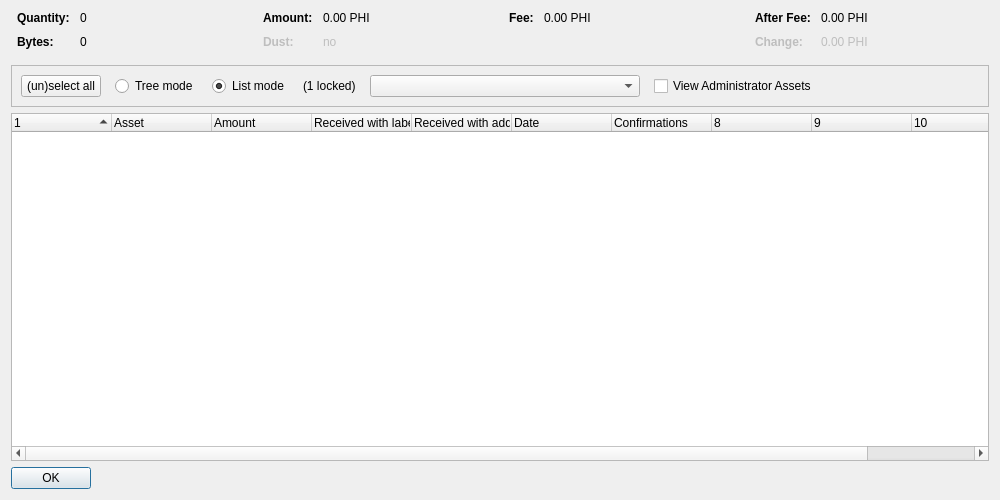
<?xml version="1.0" encoding="UTF-8"?>
<ui version="4.0">
 <class>AssetControlDialog</class>
 <widget class="QDialog" name="AssetControlDialog">
  <property name="geometry">
   <rect>
    <x>0</x>
    <y>0</y>
    <width>1000</width>
    <height>500</height>
   </rect>
  </property>
  <property name="windowTitle">
   <string>Asset Selection</string>
  </property>
  <layout class="QVBoxLayout" name="verticalLayout">
   <item>
    <layout class="QHBoxLayout" name="horizontalLayoutTop" stretch="0,0,0,0">
     <property name="topMargin">
      <number>0</number>
     </property>
     <property name="bottomMargin">
      <number>10</number>
     </property>
     <item>
      <layout class="QFormLayout" name="formLayoutAssetControl1">
       <property name="horizontalSpacing">
        <number>10</number>
       </property>
       <property name="verticalSpacing">
        <number>10</number>
       </property>
       <property name="leftMargin">
        <number>6</number>
       </property>
       <property name="rightMargin">
        <number>6</number>
       </property>
       <item row="0" column="0">
        <widget class="QLabel" name="labelAssetControlQuantityText">
         <property name="font">
          <font>
           <weight>75</weight>
           <bold>true</bold>
          </font>
         </property>
         <property name="text">
          <string>Quantity:</string>
         </property>
        </widget>
       </item>
       <item row="0" column="1">
        <widget class="QLabel" name="labelAssetControlQuantity">
         <property name="cursor">
          <cursorShape>IBeamCursor</cursorShape>
         </property>
         <property name="contextMenuPolicy">
          <enum>Qt::ActionsContextMenu</enum>
         </property>
         <property name="text">
          <string notr="true">0</string>
         </property>
         <property name="textInteractionFlags">
          <set>Qt::LinksAccessibleByMouse|Qt::TextSelectableByKeyboard|Qt::TextSelectableByMouse</set>
         </property>
        </widget>
       </item>
       <item row="1" column="0">
        <widget class="QLabel" name="labelAssetControlBytesText">
         <property name="font">
          <font>
           <weight>75</weight>
           <bold>true</bold>
          </font>
         </property>
         <property name="text">
          <string>Bytes:</string>
         </property>
        </widget>
       </item>
       <item row="1" column="1">
        <widget class="QLabel" name="labelAssetControlBytes">
         <property name="cursor">
          <cursorShape>IBeamCursor</cursorShape>
         </property>
         <property name="contextMenuPolicy">
          <enum>Qt::ActionsContextMenu</enum>
         </property>
         <property name="text">
          <string notr="true">0</string>
         </property>
         <property name="textInteractionFlags">
          <set>Qt::LinksAccessibleByMouse|Qt::TextSelectableByKeyboard|Qt::TextSelectableByMouse</set>
         </property>
        </widget>
       </item>
      </layout>
     </item>
     <item>
      <layout class="QFormLayout" name="formLayoutAssetControl2">
       <property name="horizontalSpacing">
        <number>10</number>
       </property>
       <property name="verticalSpacing">
        <number>10</number>
       </property>
       <property name="leftMargin">
        <number>6</number>
       </property>
       <property name="rightMargin">
        <number>6</number>
       </property>
       <item row="0" column="0">
        <widget class="QLabel" name="labelAssetControlAmountText">
         <property name="font">
          <font>
           <weight>75</weight>
           <bold>true</bold>
          </font>
         </property>
         <property name="text">
          <string>Amount:</string>
         </property>
        </widget>
       </item>
       <item row="0" column="1">
        <widget class="QLabel" name="labelAssetControlAmount">
         <property name="cursor">
          <cursorShape>IBeamCursor</cursorShape>
         </property>
         <property name="contextMenuPolicy">
          <enum>Qt::ActionsContextMenu</enum>
         </property>
         <property name="text">
          <string notr="true">0.00 PHI</string>
         </property>
         <property name="textInteractionFlags">
          <set>Qt::LinksAccessibleByMouse|Qt::TextSelectableByKeyboard|Qt::TextSelectableByMouse</set>
         </property>
        </widget>
       </item>
       <item row="1" column="0">
        <widget class="QLabel" name="labelAssetControlLowOutputText">
         <property name="enabled">
          <bool>false</bool>
         </property>
         <property name="font">
          <font>
           <weight>75</weight>
           <bold>true</bold>
          </font>
         </property>
         <property name="text">
          <string>Dust:</string>
         </property>
        </widget>
       </item>
       <item row="1" column="1">
        <widget class="QLabel" name="labelAssetControlLowOutput">
         <property name="enabled">
          <bool>false</bool>
         </property>
         <property name="cursor">
          <cursorShape>IBeamCursor</cursorShape>
         </property>
         <property name="contextMenuPolicy">
          <enum>Qt::ActionsContextMenu</enum>
         </property>
         <property name="text">
          <string notr="true">no</string>
         </property>
         <property name="textInteractionFlags">
          <set>Qt::LinksAccessibleByMouse|Qt::TextSelectableByKeyboard|Qt::TextSelectableByMouse</set>
         </property>
        </widget>
       </item>
      </layout>
     </item>
     <item>
      <layout class="QFormLayout" name="formLayoutAssetControl3">
       <property name="horizontalSpacing">
        <number>10</number>
       </property>
       <property name="verticalSpacing">
        <number>10</number>
       </property>
       <property name="leftMargin">
        <number>6</number>
       </property>
       <property name="rightMargin">
        <number>6</number>
       </property>
       <item row="0" column="0">
        <widget class="QLabel" name="labelAssetControlFeeText">
         <property name="font">
          <font>
           <weight>75</weight>
           <bold>true</bold>
          </font>
         </property>
         <property name="text">
          <string>Fee:</string>
         </property>
        </widget>
       </item>
       <item row="0" column="1">
        <widget class="QLabel" name="labelAssetControlFee">
         <property name="cursor">
          <cursorShape>IBeamCursor</cursorShape>
         </property>
         <property name="contextMenuPolicy">
          <enum>Qt::ActionsContextMenu</enum>
         </property>
         <property name="text">
          <string notr="true">0.00 PHI</string>
         </property>
         <property name="textInteractionFlags">
          <set>Qt::LinksAccessibleByMouse|Qt::TextSelectableByKeyboard|Qt::TextSelectableByMouse</set>
         </property>
        </widget>
       </item>
      </layout>
     </item>
     <item>
      <layout class="QFormLayout" name="formLayoutAssetControl4">
       <property name="horizontalSpacing">
        <number>10</number>
       </property>
       <property name="verticalSpacing">
        <number>10</number>
       </property>
       <property name="leftMargin">
        <number>6</number>
       </property>
       <property name="rightMargin">
        <number>6</number>
       </property>
       <item row="0" column="0">
        <widget class="QLabel" name="labelAssetControlAfterFeeText">
         <property name="font">
          <font>
           <weight>75</weight>
           <bold>true</bold>
          </font>
         </property>
         <property name="text">
          <string>After Fee:</string>
         </property>
        </widget>
       </item>
       <item row="0" column="1">
        <widget class="QLabel" name="labelAssetControlAfterFee">
         <property name="cursor">
          <cursorShape>IBeamCursor</cursorShape>
         </property>
         <property name="contextMenuPolicy">
          <enum>Qt::ActionsContextMenu</enum>
         </property>
         <property name="text">
          <string notr="true">0.00 PHI</string>
         </property>
         <property name="textInteractionFlags">
          <set>Qt::LinksAccessibleByMouse|Qt::TextSelectableByKeyboard|Qt::TextSelectableByMouse</set>
         </property>
        </widget>
       </item>
       <item row="1" column="0">
        <widget class="QLabel" name="labelAssetControlChangeText">
         <property name="enabled">
          <bool>false</bool>
         </property>
         <property name="font">
          <font>
           <weight>75</weight>
           <bold>true</bold>
          </font>
         </property>
         <property name="text">
          <string>Change:</string>
         </property>
        </widget>
       </item>
       <item row="1" column="1">
        <widget class="QLabel" name="labelAssetControlChange">
         <property name="enabled">
          <bool>false</bool>
         </property>
         <property name="cursor">
          <cursorShape>IBeamCursor</cursorShape>
         </property>
         <property name="contextMenuPolicy">
          <enum>Qt::ActionsContextMenu</enum>
         </property>
         <property name="text">
          <string notr="true">0.00 PHI</string>
         </property>
         <property name="textInteractionFlags">
          <set>Qt::LinksAccessibleByMouse|Qt::TextSelectableByKeyboard|Qt::TextSelectableByMouse</set>
         </property>
        </widget>
       </item>
      </layout>
     </item>
    </layout>
   </item>
   <item>
    <widget class="QFrame" name="frame">
     <property name="minimumSize">
      <size>
       <width>0</width>
       <height>40</height>
      </size>
     </property>
     <property name="frameShape">
      <enum>QFrame::StyledPanel</enum>
     </property>
     <property name="frameShadow">
      <enum>QFrame::Sunken</enum>
     </property>
     <layout class="QHBoxLayout" name="horizontalLayout">
      <item>
       <layout class="QHBoxLayout" name="horizontalLayoutPanel" stretch="0,0,0,0,0,0,0">
        <property name="spacing">
         <number>14</number>
        </property>
        <item>
         <widget class="QPushButton" name="pushButtonSelectAll">
          <property name="sizePolicy">
           <sizepolicy hsizetype="Maximum" vsizetype="Fixed">
            <horstretch>0</horstretch>
            <verstretch>0</verstretch>
           </sizepolicy>
          </property>
          <property name="text">
           <string>(un)select all</string>
          </property>
          <property name="autoDefault">
           <bool>false</bool>
          </property>
         </widget>
        </item>
        <item>
         <widget class="QRadioButton" name="radioTreeMode">
          <property name="sizePolicy">
           <sizepolicy hsizetype="Maximum" vsizetype="Fixed">
            <horstretch>0</horstretch>
            <verstretch>0</verstretch>
           </sizepolicy>
          </property>
          <property name="text">
           <string>Tree mode</string>
          </property>
         </widget>
        </item>
        <item>
         <widget class="QRadioButton" name="radioListMode">
          <property name="sizePolicy">
           <sizepolicy hsizetype="Maximum" vsizetype="Fixed">
            <horstretch>0</horstretch>
            <verstretch>0</verstretch>
           </sizepolicy>
          </property>
          <property name="text">
           <string>List mode</string>
          </property>
          <property name="checked">
           <bool>true</bool>
          </property>
         </widget>
        </item>
        <item>
         <widget class="QLabel" name="labelLocked">
          <property name="text">
           <string notr="true">(1 locked)</string>
          </property>
         </widget>
        </item>
        <item>
         <widget class="QComboBox" name="assetList">
          <property name="minimumContentsLength">
           <number>30</number>
          </property>
         </widget>
        </item>
        <item>
         <widget class="QCheckBox" name="viewAdministrator">
          <property name="toolTip">
           <string>View assets that you have the ownership asset for</string>
          </property>
          <property name="text">
           <string>View Administrator Assets</string>
          </property>
         </widget>
        </item>
        <item>
         <spacer name="horizontalSpacer">
          <property name="orientation">
           <enum>Qt::Horizontal</enum>
          </property>
          <property name="sizeHint" stdset="0">
           <size>
            <width>40</width>
            <height>20</height>
           </size>
          </property>
         </spacer>
        </item>
       </layout>
      </item>
     </layout>
    </widget>
   </item>
   <item>
    <widget class="AssetControlTreeWidget" name="treeWidget">
     <property name="contextMenuPolicy">
      <enum>Qt::CustomContextMenu</enum>
     </property>
     <property name="sortingEnabled">
      <bool>false</bool>
     </property>
     <property name="columnCount">
      <number>11</number>
     </property>
     <attribute name="headerShowSortIndicator" stdset="0">
      <bool>true</bool>
     </attribute>
     <attribute name="headerStretchLastSection">
      <bool>false</bool>
     </attribute>
     <column>
      <property name="text">
       <string/>
      </property>
     </column>
     <column>
      <property name="text">
       <string>Asset</string>
      </property>
     </column>
     <column>
      <property name="text">
       <string>Amount</string>
      </property>
     </column>
     <column>
      <property name="text">
       <string>Received with label</string>
      </property>
     </column>
     <column>
      <property name="text">
       <string>Received with address</string>
      </property>
     </column>
     <column>
      <property name="text">
       <string>Date</string>
      </property>
     </column>
     <column>
      <property name="text">
       <string>Confirmations</string>
      </property>
      <property name="toolTip">
       <string>Confirmed</string>
      </property>
     </column>
     <column>
      <property name="text">
       <string/>
      </property>
     </column>
     <column>
      <property name="text">
       <string/>
      </property>
     </column>
     <column>
      <property name="text">
       <string/>
      </property>
     </column>
     <column>
      <property name="text">
       <string/>
      </property>
     </column>
    </widget>
   </item>
   <item>
    <widget class="QDialogButtonBox" name="buttonBox">
     <property name="sizePolicy">
      <sizepolicy hsizetype="Maximum" vsizetype="Fixed">
       <horstretch>0</horstretch>
       <verstretch>0</verstretch>
      </sizepolicy>
     </property>
     <property name="orientation">
      <enum>Qt::Horizontal</enum>
     </property>
     <property name="standardButtons">
      <set>QDialogButtonBox::Ok</set>
     </property>
    </widget>
   </item>
  </layout>
 </widget>
 <customwidgets>
  <customwidget>
   <class>AssetControlTreeWidget</class>
   <extends>QTreeWidget</extends>
   <header location="global">assetcontroltreewidget.h</header>
  </customwidget>
 </customwidgets>
 <resources/>
 <connections/>
</ui>
